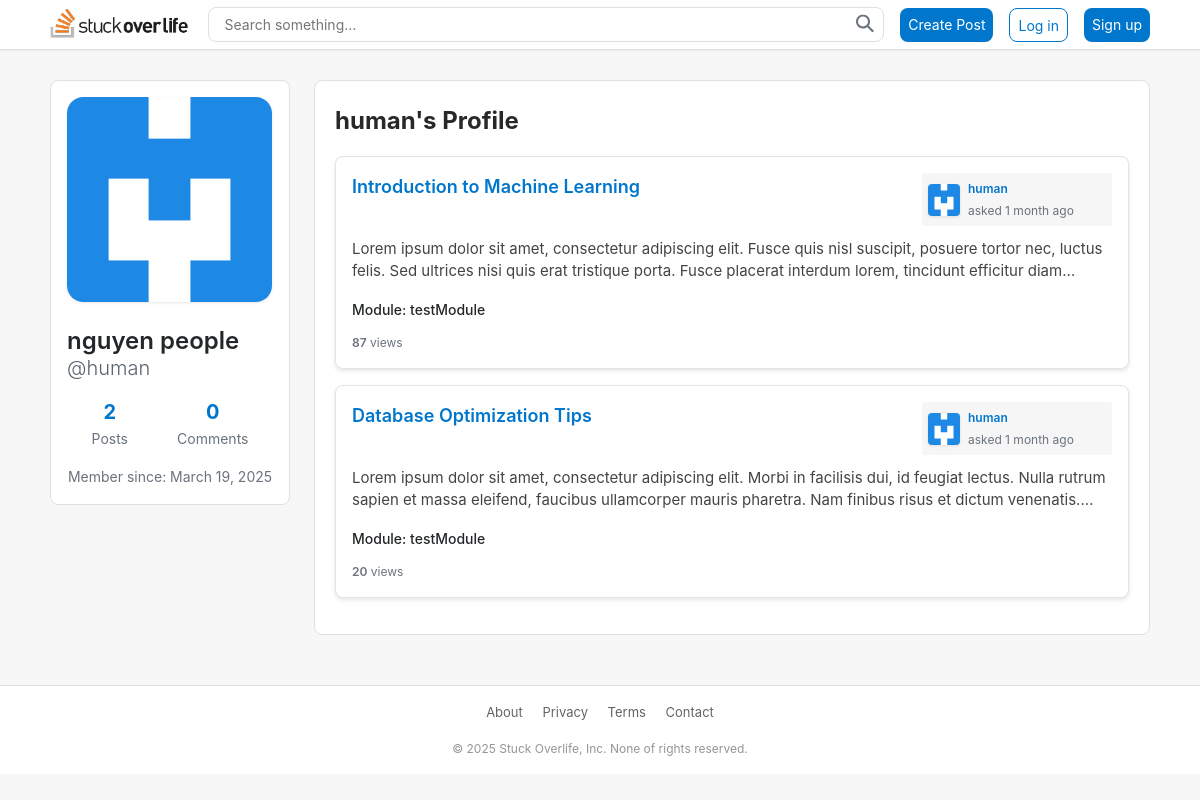
/models/profile.php?user_id=3, run on an earlier commit of the app's database.
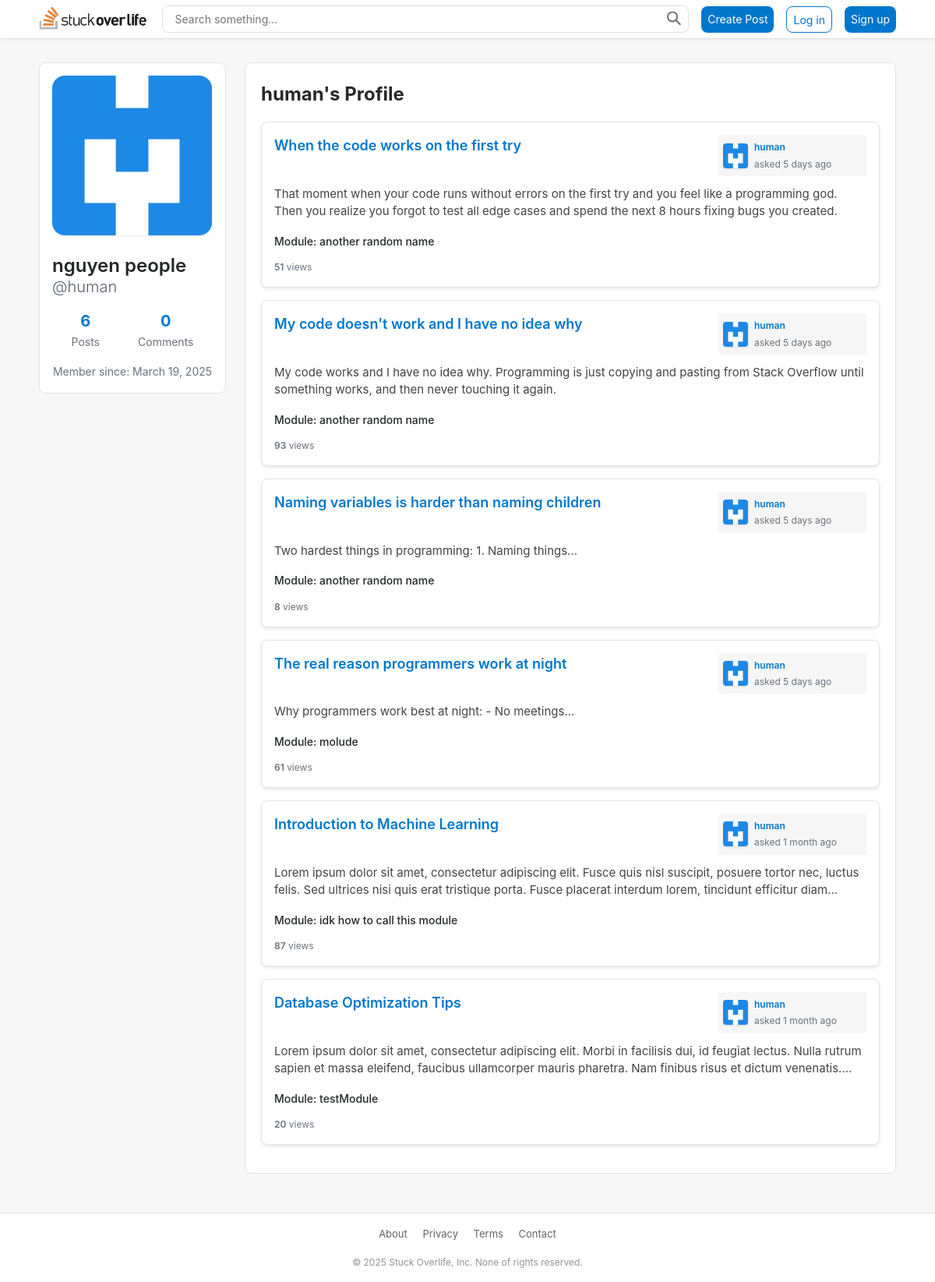
And on a later commit of the database.
### tables this page shows
CREATE TABLE `user` (
  `UserID` int(11) NOT NULL,
  `username` varchar(255) NOT NULL,
  `firstname` varchar(100) NOT NULL,
  `lastname` varchar(100) NOT NULL,
  `password` varchar(255) NOT NULL DEFAULT '',
  `avatar` varchar(100) DEFAULT NULL,
  `dob` date DEFAULT NULL,
  `bio` text DEFAULT NULL,
  `status` enum('Active','Blocked','Banned','Archived','Unknown') NOT NULL DEFAULT 'Active',
  `role` enum('user','admin') NOT NULL DEFAULT 'user',
  `createdAt` datetime NOT NULL DEFAULT current_timestamp()
);

CREATE TABLE `posts` (
  `PostID` int(11) NOT NULL,
  `title` varchar(255) NOT NULL,
  `content` text NOT NULL,
  `ModuleID` int(11) NOT NULL,
  `UserID` int(11) NOT NULL,
  `createdAt` datetime NOT NULL DEFAULT current_timestamp(),
  `updatedAt` datetime NOT NULL DEFAULT current_timestamp() ON UPDATE current_timestamp(),
  `AssetID` int(11) DEFAULT NULL,
  `viewCount` int(11) DEFAULT 0
);

CREATE TABLE `modules` (
  `ModuleID` int(11) NOT NULL,
  `moduleName` varchar(255) NOT NULL,
  `description` varchar(255) NOT NULL
);

### includes/functions.php (called while the page is built, shortened)
<?php
    function query($pdo, $sql, $parameters = []) {
        $query = $pdo->prepare($sql);
        $query->execute($parameters);
        return $query;
    }
    function timeAgo($datetime, $full = false) {
        static $now = null;
        try {
            if ($now === null) {
                $now = new DateTime();
            }
            $then = new DateTime($datetime);
            $diff = (array) $now->diff($then);
            $diff['w'] = floor($diff['d'] / 7);
            $diff['d'] -= $diff['w'] * 7;
            $string = array(
                'y' => 'year',
                'm' => 'month',
                'w' => 'week',
                'd' => 'day',
                'h' => 'hour',
                'i' => 'minute',
                's' => 'second',
            );
            foreach($string as $k => &$v) {
                if ($diff[$k]) {
                    $v = $diff[$k] . ' ' . $v . ($diff[$k] > 1 ? 's' : '');
                } else {
                    unset($string[$k]);
                }
            }
            if (!$full) $string = array_slice($string, 0, 1);
            return $string ? implode(', ', $string) . ' ago' : 'just now';
        } catch (Exception $e) {
            error_log('Error in timeAgo function: ' . $e->getMessage());
            return 'unknown time';
        }
    }
    function trimLine($content){
        $contents = strip_tags($content);
        $lines = explode("\n", $contents);
        $preview = array_slice($lines, 0, 2);
        $preview = implode("\n", $preview);
        if (count($lines) > 2 || strlen($contents) > strlen($preview)) {
            $preview = trim($preview) . '...';
        }
        return $preview;
    }
    function getUserByPost($pdo, $id) {
        $parameters = [':id' => $id];
        $query = query($pdo, 'SELECT u.* FROM user u
                              INNER JOIN posts p ON u.UserID = p.UserID
                              WHERE p.PostID = :id', $parameters);
        return $query->fetch();
    }
    function getPostByUser($pdo, $id) {
        $parameters = [':id' => $id];
        $query = query($pdo, 'SELECT p.*, u.username, m.moduleName FROM posts p
                              INNER JOIN user u ON p.UserID = u.UserID
                              INNER JOIN modules m ON p.ModuleID = m.ModuleID
                              WHERE u.UserID = :id
                              ORDER BY p.createdAt DESC', $parameters);
        return $query->fetchAll();
    }
    function getUserPostCount($pdo, $userId) {
        $parameters = [':userId' => $userId];
        $result = query($pdo, 'SELECT COUNT(*) as count FROM posts WHERE UserID = :userId', $parameters);
        return $result->fetch()['count'];
    }
    function getUserCommentCount($pdo, $userId) {
        $parameters = [':userId' => $userId];
        $result = query($pdo, 'SELECT COUNT(*) as count FROM comment WHERE UserID = :userId', $parameters);
        return $result->fetch()['count'];
    }
    function getUserById($pdo, $id) {
        $parameters = [':id' => $id];
        $query = query($pdo, 'SELECT * FROM user WHERE UserID = :id', $parameters);
        return $query->fetch();
    }
    function formatDate($dateString) {
        $date = new DateTime($dateString);
        return $date->format('F j, Y');
    }
?>

### views/profile.html.php (the view, shortened to what the rows shown need)
<?php
$posts = isset($userPosts) ? $userPosts : [];
?>
<div class="profile-header-container">
    <?php if(isset($isOwnProfile) && $isOwnProfile): ?>
        <p>My Profile</p>
    <?php else: ?>
        <p><?= htmlspecialchars($profileUser['username'], ENT_QUOTES, 'UTF-8') ?>'s Profile</p>
    <?php endif; ?>
</div>
<?php if (empty($posts)): ?>
    <div style="text-align: center;">
        <?php if(isset($isOwnProfile) && $isOwnProfile): ?>
            <p>You haven't created any posts yet.</p>
        <?php else: ?>
            <p>This user hasn't created any posts yet.</p>
        <?php endif; ?>
    </div>
<?php else: ?>
    <?php foreach($posts as $post): ?>
        <div class="post">
            <div class="post-with-votes">
                <div class="post-main">
                    <div class="post-header">
                        <a class="post-title" href="/coursework/models/posts.php?id=<?= $post['PostID'] ?>"><?= htmlspecialchars($post['title'], ENT_QUOTES, 'UTF-8') ?></a>
                        <div class="user-info">
                            <div class="user-avatar">
                                <?php
                                    $author = getUserByPost($pdo, $post['PostID']);
                                    $postAvatar = htmlspecialchars($author['avatar'], ENT_QUOTES, 'UTF-8');
                                ?>
                                <img height="32px" src="/coursework/assets/images/random_pfp/<?= $postAvatar ?>" alt="User avatar">
                            </div>
                            <div class="user-info-details">
                                <a href="/coursework/models/profile.php?user_id=<?= htmlspecialchars($post['UserID'], ENT_QUOTES, 'UTF-8') ?>" class="user-name"><?= htmlspecialchars($post['username'], ENT_QUOTES, 'UTF-8') ?></a>
                                <span class="user-reputation">asked <?= timeAgo($post['createdAt']) ?></span>
                            </div>
                        </div>
                    </div>
                    <div class="post-content post-preview">
                        <?php
                        echo trimLine(htmlspecialchars($post['content'], ENT_QUOTES, 'UTF-8'))
                        ?>
                    </div>
                    <div class="post-module">
                        Module: <?= htmlspecialchars($post['moduleName'], ENT_QUOTES, 'UTF-8') ?>
                    </div>
                    <div class="post-stats">
                        <div class="post-stat">
                            <span class="post-stat-value"><?= htmlspecialchars($post['viewCount'], ENT_QUOTES, 'UTF-8') ?></span> views
                        </div>
                    </div>
                </div>
            </div>
        </div>
    <?php endforeach; ?>
<?php endif; ?>

### views/layout.html.php (shortened to what the rows shown need)
<!DOCTYPE html>
<html lang="en">
<head>
    <link rel="stylesheet" href="/coursework/style.css">
</head>
<body class="<?= $pageType ?? '' ?>">
    <div class="main-container">
        <main class="main-content">
            <?= $output ?>
        </main>
<aside class="sidebar">
    <div class="sidebar-widget">
        <?php if(isset($pageType) && $pageType === 'profile-page'): ?>
            <div class="profile-card">
                <div class="profile-header">
                    <img class="profile-avatar" src="/coursework/assets/images/random_pfp/<?= htmlspecialchars($profileUser['avatar'], ENT_QUOTES, 'UTF-8') ?>" alt="User avatar">
                    <div class="profile-names">
                        <h3 class="profile-fullname">
                            <?= htmlspecialchars($profileUser['firstname'] ?? '', ENT_QUOTES, 'UTF-8') ?>
                            <?= htmlspecialchars($profileUser['lastname'] ?? '', ENT_QUOTES, 'UTF-8') ?>
                        </h3>
                        <p class="profile-username">@<?= htmlspecialchars($profileUser['username'] ?? 'anonymous', ENT_QUOTES, 'UTF-8') ?></p>
                    </div>
                </div>
                <div class="profile-stats">
                    <div class="stat-item">
                        <span class="stat-value"><?= getUserPostCount($pdo, $profileUserId) ?? 0 ?></span>
                        <span class="stat-label">Posts</span>
                    </div>
                    <div class="stat-item">
                        <span class="stat-value"><?= getUserCommentCount($pdo, $profileUserId) ?? 0 ?></span>
                        <span class="stat-label">Comments</span>
                    </div>
                </div>
                <div class="profile-details">
                    <div class="member-since">
                        <span>Member since: <?= formatDate($currentUser['createdAt'] ?? '') ?></span>
                    </div>
                </div>
            </div>
        <?php elseif(isLoggedIn()): ?>
            <h3>Quote of the day</h3>
            <p>"The only way to do great work is to love what you do." </br>- Steve Jobs</p>
        <?php else: ?>
            <p>Welcome to Stuck Overlife!</p>
            <p>Please <a href="/coursework/models/login.php">log in</a> or <a href="/coursework/models/register.php">sign up</a> to post questions and answers.</p>
        <?php endif; ?>
    </div>
</aside>
    </div>
</body>
</html>

What changed in the data, as far as the page shows it:
added posts: title "When the code works on the first try", UserID.avatar (picture), UserID.username "human", createdAt "5 days ago", content "That moment when your code runs without errors on the first try and you feel like a programming god. Then you realize you forgot to test all edge cases and spend the next 8 hours fixing bugs you created.", ModuleID.moduleName "another random name", viewCount "51"
added posts: title "My code doesn't work and I have no idea why", UserID.avatar (picture), UserID.username "human", createdAt "5 days ago", content "My code works and I have no idea why. Programming is just copying and pasting from Stack Overflow until something works, and then never touching it again.", ModuleID.moduleName "another random name", viewCount "93"
added posts: title "Naming variables is harder than naming children", UserID.avatar (picture), UserID.username "human", createdAt "5 days ago", content "Two hardest things in programming: 1. Naming things...", ModuleID.moduleName "another random name", viewCount "8"
added posts: title "The real reason programmers work at night", UserID.avatar (picture), UserID.username "human", createdAt "5 days ago", content "Why programmers work best at night: - No meetings...", ModuleID.moduleName "molude", viewCount "61"
changed posts "Introduction to Machine Learning": ModuleID.moduleName "testModule" → "idk how to call this module"
Also different on the page:
getUserPostCount($pdo, $profileUserId): "2" → "6"
